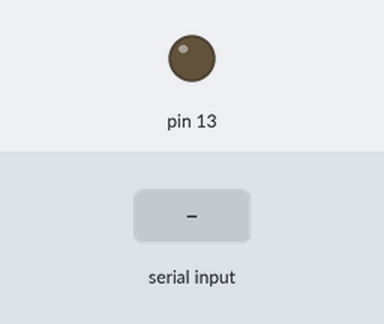
A sketch run on a simulated Arduino Uno, built with avr-gcc and run on an emulated ATmega328P. On the bench: output pins drawn as LEDs (lit = HIGH). Inputs (shaded band) come from the test bench.

Above: at 1.2 s.
1.3 s: "1" received over Serial
At 1.6 s:
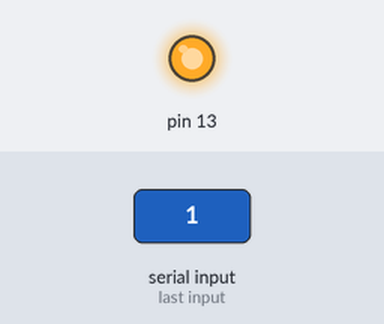
2.8 s: "0" received over Serial
At 4.0 s:
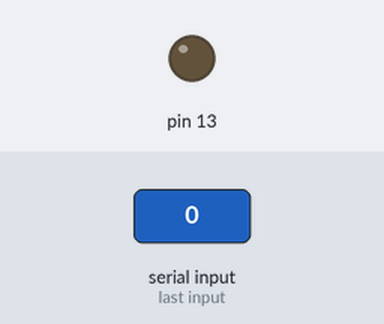
Timing chart, 0 to 5.8 s (numbered marks = the images above; inputs shaded):
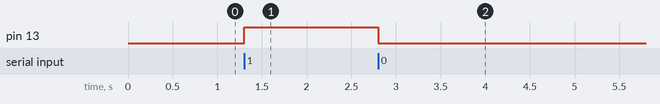

The sketch:

Python.ino
```cpp
void setup()
{
  pinMode(13,OUTPUT);
  Serial.begin(9600);
}

void loop()
{
  if(Serial.available()>=0) {
    char command = Serial.read();
    if(command == '1') digitalWrite(13,HIGH);
    else if(command == '0') digitalWrite(13,LOW);
  }
}
```

Measured:
- after the input at 1.3 s, pin 13: LOW → HIGH at once
- after the input at 2.8 s, pin 13: HIGH → LOW at once
